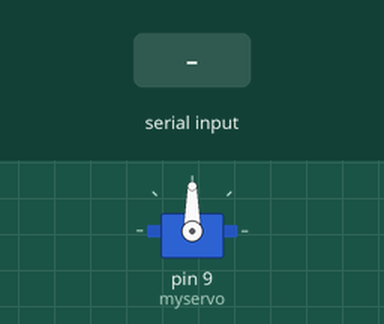
Recording of a sketch running on a simulated Arduino Uno, built with avr-gcc and run on an emulated ATmega328P. On the bench: servo. The test bench sets the inputs (shaded band). What the sketch prints to the serial monitor is not drawn.

Above: at 1.2 s.
1.3 s: "30,150\n" received over Serial
At 2.9 s:
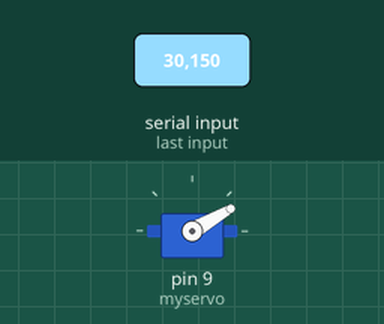
3.8 s: "0\n" received over Serial
At 5.8 s:
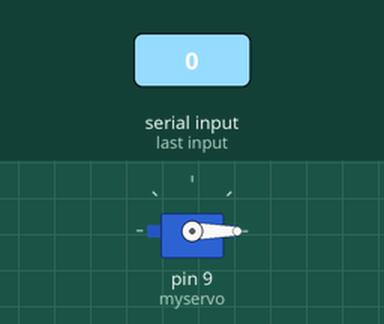
6.3 s: "200\n" received over Serial
At 7.7 s:
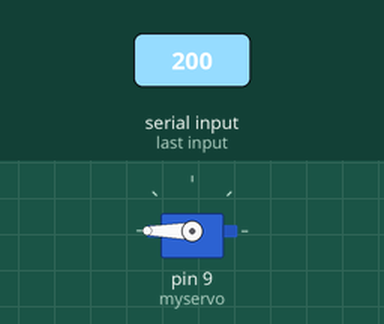
8.8 s: "90,45\n" received over Serial
At 11.0 s:
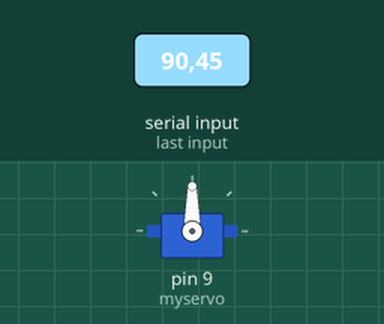
Timing chart, 0 to 12.3 s (numbered marks = the images above; inputs shaded):
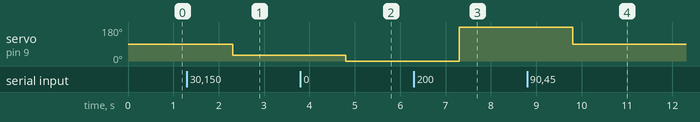

The sketch:

Sweep.ino
```cpp
#include <Servo.h>
Servo myservo;  // create servo object to control a servo
int pos = 0;    // variable to store the servo position

void setup() {
  Serial.begin(9600);
  myservo.attach(9);  // attaches the servo on pin 9 to the servo object
  Serial.println("Hello from Arduino");

}

void loop() {
  while(Serial.available() == 0) {
     // do nothing
  }

  // hoek uitlezen
  String strAngle = Serial.readString(); // \r \n --> trim
  strAngle.trim();
  int angle = strAngle.toInt();

  myservo.write(angle);
  delay(500);
}

void turn() {
  for (pos = 0; pos <= 180; pos += 1) { // goes from 0 degrees to 180 degrees
    // in steps of 1 degree
    myservo.write(pos);              // tell servo to go to position in variable 'pos'
    delay(15);                       // waits 15 ms for the servo to reach the position
  }
  for (pos = 180; pos >= 0; pos -= 1) { // goes from 180 degrees to 0 degrees
    myservo.write(pos);              // tell servo to go to position in variable 'pos'
    delay(15);                       // waits 15 ms for the servo to reach the position
  }
}
```

Measured:
- after the input at 1.3 s, servo on pin 9 (myservo): 90° → 30° after 1.0 s
- after the input at 3.8 s, servo on pin 9 (myservo): 30° → 0° after 1.0 s
- after the input at 6.3 s, servo on pin 9 (myservo): 0° → 180° after 1.0 s
- after the input at 8.8 s, servo on pin 9 (myservo): 180° → 90° after 1.0 s
